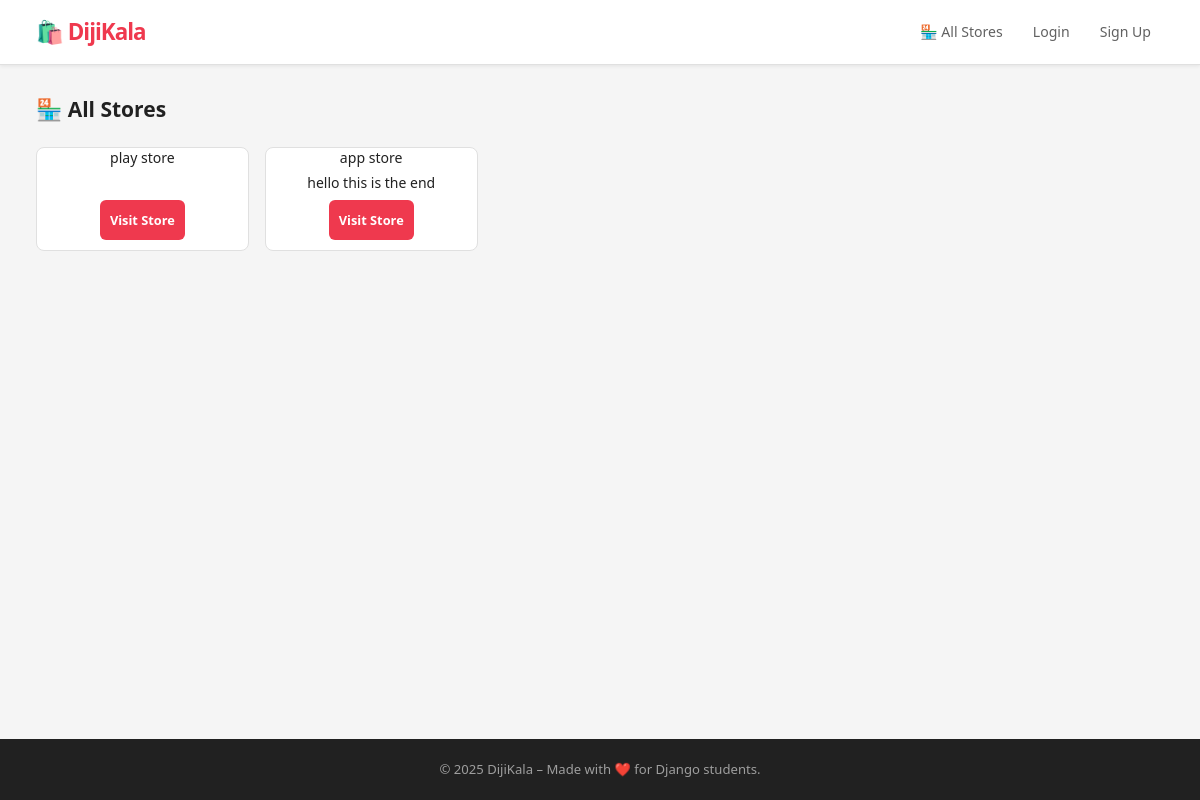
Before: /stores/ with the older database file.
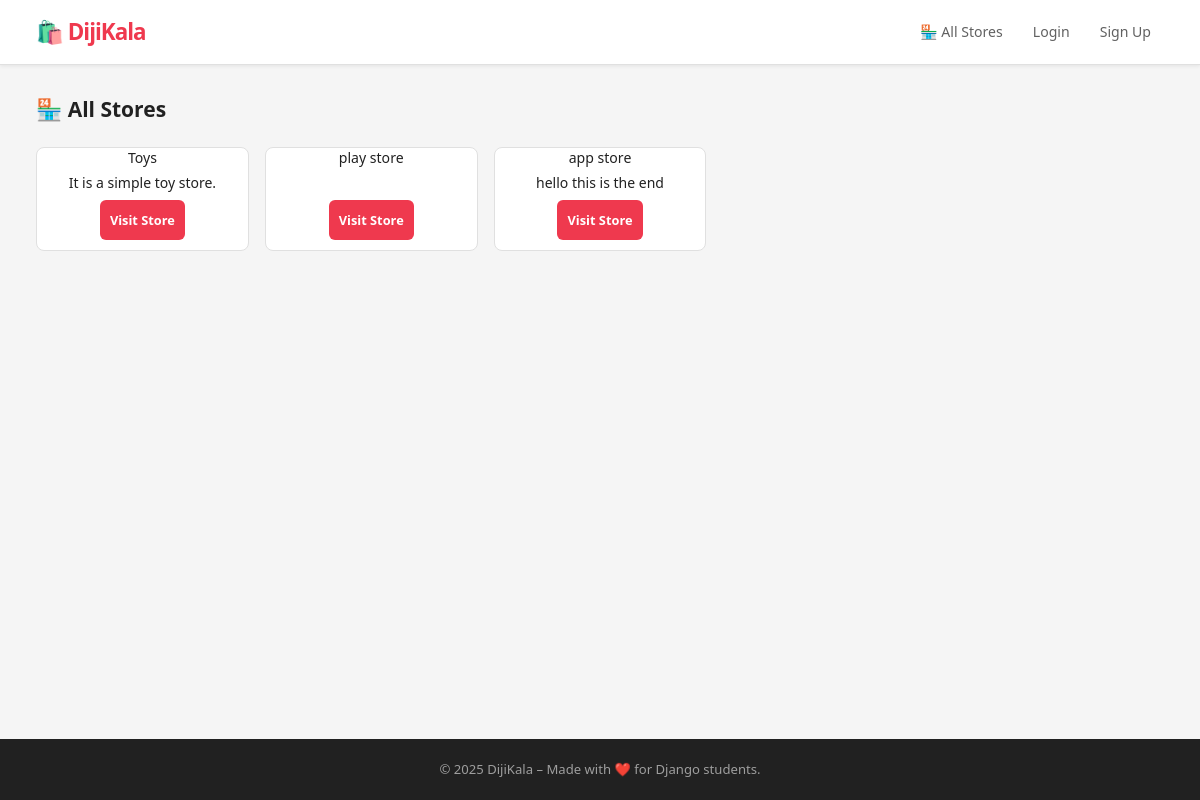
After: the same page with the newer database file.
### stores/models.py (models this page shows, shortened)
class Store(models.Model):
    name = models.CharField(max_length=200,unique=True,verbose_name='Store')
    owner = models.ForeignKey(User,on_delete=models.CASCADE,verbose_name='Owner',related_name='stores')
    description = models.TextField(blank=True,null=True,verbose_name='Description')
    created_at = models.DateTimeField(auto_now_add=True,verbose_name='Created At')
    updated_at = models.DateTimeField(auto_now=True,verbose_name='Last Update')
    is_active = models.BooleanField(default=True)
    class Meta:
        verbose_name = 'Store'
        verbose_name_plural = 'Stores'
        ordering = ['-created_at']

### stores/views.py (the view)
# urls.py: path("",stores_list,name='stores_list'),
def stores_list(request):
    stores = Store.objects.select_related('owner').filter(is_active=True)
    return render(request, 'stores/stores.html',{'stores':stores})

### templates/stores/stores.html (shortened to what this page needs)
{% extends 'base/base.html' %}
{% block content %}
<h2>🏪 All Stores</h2>
<div class="card-grid">
    {% for store in stores %}
        <div class="card">
            <h3>{{ store.name }}</h3>
            <p>{{ store.description|truncatewords:15 }}</p>
            <a href="{% url 'store_detail' store.pk %}" class="btn">Visit Store</a>
        </div>
    {% empty %}
        <p>No stores available.</p>
    {% endfor %}
</div>
{% endblock %}

Changed rows visible on the page:
added Store: name "Toys", description "It is a simple toy store."
